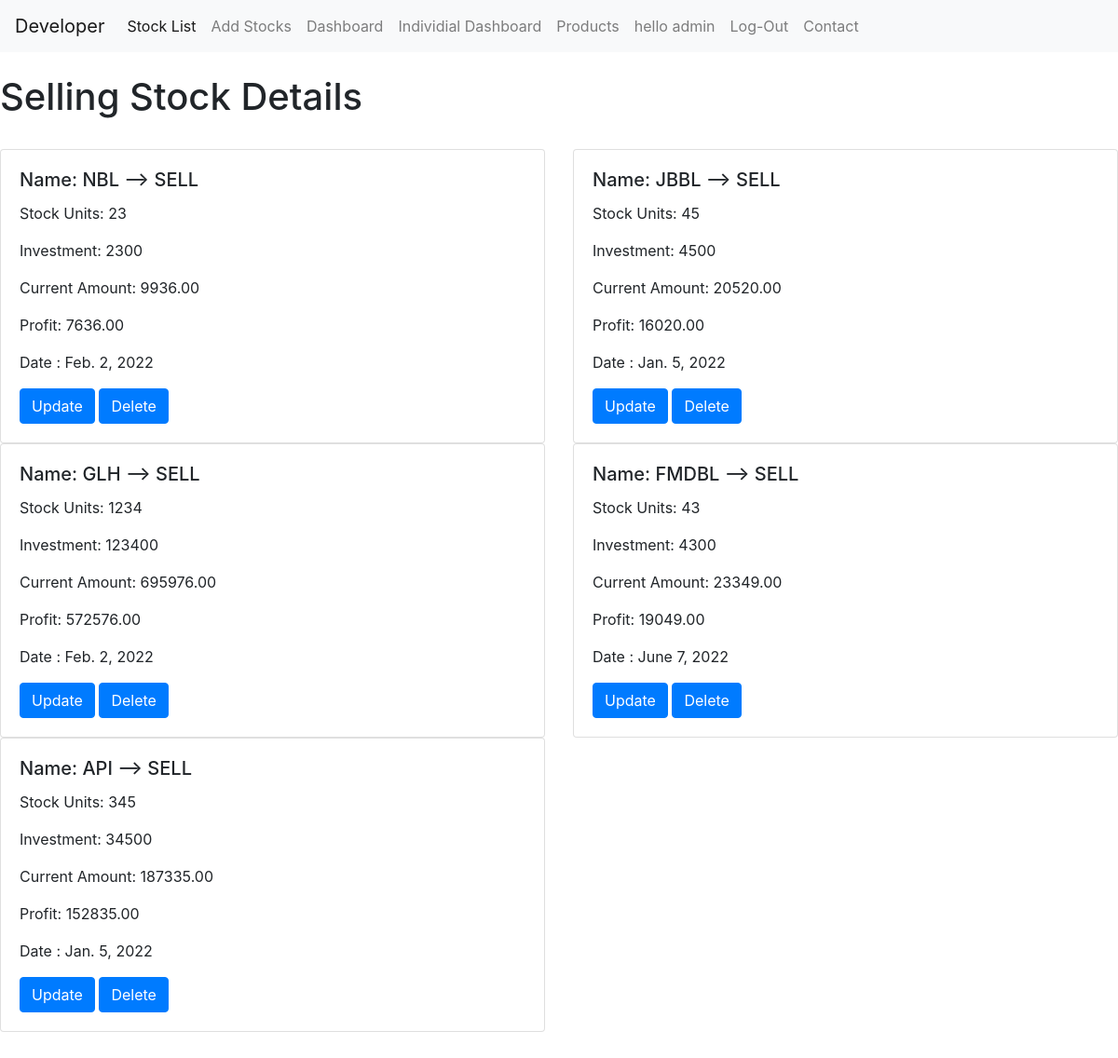
Page /stocks/individual (signed in) on the committed database.
### stocks/models.py (models this page shows, shortened)
class Stock(models.Model):
    stock_name = models.ForeignKey(Company,on_delete=models.CASCADE)
    transaction_type = models.CharField(choices=TYPE_CHOICES,max_length=10)
    no_of_stocks = models.IntegerField()
    price_of_stock = models.DecimalField(decimal_places=2,max_digits=7)
    transaction_date = models.DateField()
    @property
    def investment(self):
        return self.no_of_stocks * 100
    @property
    def current_amount(self):
        return self.no_of_stocks * self.price_of_stock
    @property
    def profit(self):
        return self.no_of_stocks * self.price_of_stock - self.no_of_stocks * 100

class Company(models.Model):
    name = models.CharField(max_length=200)
    def __str__(self):
        return self.name

### stocks/views.py (the view)
# urls.py: path("individual",individual_stock_dashboard,name="individual"),
def individual_stock_dashboard(request):
    if request.user.is_authenticated:
        queryset = Stock.objects.filter(transaction_type="SELL")
        context = {
            "objects" : queryset
        }
        return render(request,"stocks/stock_detail.html",context)
    else:
        return render("login")

### stocks/templates/stocks/stock_detail.html (shortened to what this page needs)
{% extends 'stocks/stock_navbar.html' %}
{% block content %}
      <br>
      <h1> Selling Stock Details </h1>
      <br>
      <div class="row">
    {% for instance in objects %}
        <div class="col-sm-6">
          <div class="card">
            <div class="card-body">
              <h5 class="card-title">Name: {{instance.stock_name}} --> {{instance.transaction_type}}  </h5>
              <p class="card-text">Stock Units: {{instance.no_of_stocks}}</p>
              <p class="card-text"> Investment: {{instance.investment}}</p>
              <p class="card-text">Current Amount: {{instance.current_amount}}</p>
              <p class="card-text">Profit: {{instance.profit}}</p>
              <p class="card-text">Date : {{instance.transaction_date}}</p>
              <a href="{% url 'stock-update' instance.id %}" class="btn btn-primary">Update</a>
              <a href="{% url 'stock-delete' instance.id %}" class="btn btn-primary">Delete</a>
            </div>
          </div>
        </div>
    {% endfor %}
    </div>
{% endblock %}

### stocks/templates/stocks/stock_navbar.html (shortened to what this page needs)
<!doctype html>
<html lang="en">
  <head>
    <link rel="stylesheet" href="https://cdn.jsdelivr.net/npm/bootstrap@4.4.1/dist/css/bootstrap.min.css">
  </head>
  <body>
    <nav class="navbar navbar-expand-lg navbar-light bg-light">
    {% if request.user.is_authenticated %}
        <a class="navbar-brand" href="{% url 'home' %}">Developer</a>
        <div class="collapse navbar-collapse" id="navbarNav">
          <ul class="navbar-nav">
            <li class="nav-item active">
              <a class="nav-link" href="{% url 'stock-list' %}">Stock List <span class="sr-only">(current)</span></a>
            </li>
            <li class="nav-item">
                <a class="nav-link" href="{% url 'stock-add' %}">Add Stocks</a>
            </li>
            <li class="nav-item">
              <a class="nav-link" href="{% url 'overall' %}">Dashboard</a>
            </li>
            <li class="nav-item">
              <a class="nav-link" href="{% url 'individual' %}">Individial Dashboard</a>
            </li>
            <li class="nav-item">
                <a class="nav-link" href="{% url 'list' %}">Products</a>
            </li>
            <li class="nav-item">
                <a class="nav-link" href="#">hello {{request.user}}</a>
            </li>
            <li class="nav-item">
                <a class="nav-link" href="{% url 'logout' %}">Log-Out</a>
            </li>
            <li class="nav-item">
                <a class="nav-link" href="{% url 'contact' %}">Contact</a>
            </li>
        {% endif %}
          </ul>
        </div>
      </nav>
      {% block content %}
      {% endblock %}
      <br>
      <br>

### rows in the picture
Stock: stock_name "NBL", transaction_type "SELL", no_of_stocks "23", investment "2300", current_amount "9936.00", profit "7636.00", transaction_date "Feb. 2, 2022"
Stock: stock_name "JBBL", transaction_type "SELL", no_of_stocks "45", investment "4500", current_amount "20520.00", profit "16020.00", transaction_date "Jan. 5, 2022"
Stock: stock_name "GLH", transaction_type "SELL", no_of_stocks "1234", investment "123400", current_amount "695976.00", profit "572576.00", transaction_date "Feb. 2, 2022"
Stock: stock_name "FMDBL", transaction_type "SELL", no_of_stocks "43", investment "4300", current_amount "23349.00", profit "19049.00", transaction_date "June 7, 2022"
Stock: stock_name "API", transaction_type "SELL", no_of_stocks "345", investment "34500", current_amount "187335.00", profit "152835.00", transaction_date "Jan. 5, 2022"

### other values in the picture
{{ request.user }} "admin"
